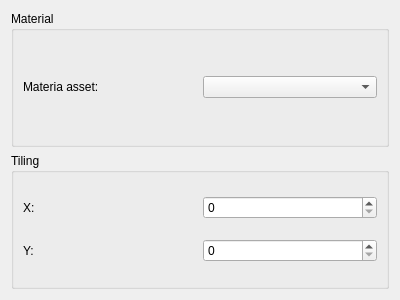
<?xml version="1.0" encoding="UTF-8"?>
<ui version="4.0">
 <class>PMeshRenderer</class>
 <widget class="QWidget" name="PMeshRenderer">
  <property name="geometry">
   <rect>
    <x>0</x>
    <y>0</y>
    <width>400</width>
    <height>300</height>
   </rect>
  </property>
  <property name="windowTitle">
   <string>Form</string>
  </property>
  <layout class="QVBoxLayout" name="verticalLayout">
   <item>
    <widget class="QGroupBox" name="groupBox">
     <property name="title">
      <string>Material</string>
     </property>
     <layout class="QVBoxLayout" name="verticalLayout_3">
      <item>
       <layout class="QHBoxLayout" name="horizontalLayout">
        <item>
         <widget class="QLabel" name="label">
          <property name="text">
           <string>Materia asset:</string>
          </property>
         </widget>
        </item>
        <item>
         <widget class="QComboBox" name="MeshAssetComboBox"/>
        </item>
       </layout>
      </item>
     </layout>
    </widget>
   </item>
   <item>
    <widget class="QGroupBox" name="groupBox_2">
     <property name="title">
      <string>Tiling</string>
     </property>
     <layout class="QVBoxLayout" name="verticalLayout_2">
      <item>
       <layout class="QHBoxLayout" name="horizontalLayout_2">
        <item>
         <widget class="QLabel" name="label_2">
          <property name="text">
           <string>X:</string>
          </property>
         </widget>
        </item>
        <item>
         <widget class="QSpinBox" name="TXSpinBox"/>
        </item>
       </layout>
      </item>
      <item>
       <layout class="QHBoxLayout" name="horizontalLayout_3">
        <item>
         <widget class="QLabel" name="label_3">
          <property name="text">
           <string>Y:</string>
          </property>
         </widget>
        </item>
        <item>
         <widget class="QSpinBox" name="TYSpinBox"/>
        </item>
       </layout>
      </item>
     </layout>
    </widget>
   </item>
  </layout>
 </widget>
 <resources/>
 <connections/>
</ui>
